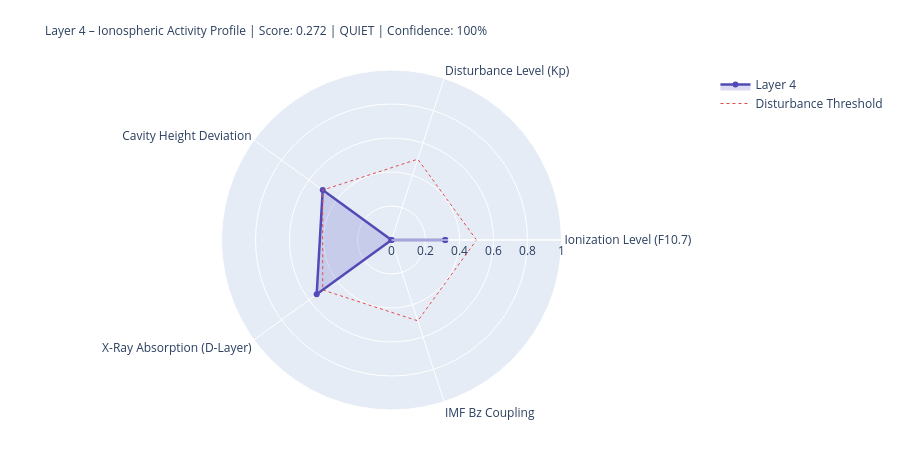

The code cell stored with this chart in its notebook:
### Markdown cell above
---
## 4. State Assessment & Handoff to Layer 5

### Code cell
# ============================================================
# LAYER-4-SCORE
# ============================================================

COMPONENTS = {
    'Ionization Level (F10.7)':    {'score': ioniz,       'source': 'primary' if f107_now else 'from_layer0', 'dynamic': True},
    'Disturbance Level (Kp)':          {'score': disturb,     'source': 'primary' if kp_now   else 'from_layer0', 'dynamic': True},
    'Cavity Height Deviation':    {'score': h_dev,       'source': 'derived',                                'dynamic': True},
    'X-Ray Absorption (D-Layer)':{'score': xray_ioniz,  'source': 'primary' if xray_now else 'missing',     'dynamic': True},
    'IMF Bz Coupling':             {'score': bz_coupling, 'source': 'primary' if bz_now   else 'from_layer0', 'dynamic': True},
}

available    = {k: v['score'] for k, v in COMPONENTS.items() if v['score'] is not None}
unavailable  = [k for k, v in COMPONENTS.items() if v['score'] is None]
layer4_score = round(sum(available.values()) / len(available), 4) if available else None
confidence   = round(len(available) / len(COMPONENTS), 2)
level = ('unknown' if layer4_score is None
         else 'quiet'   if layer4_score < 0.3
         else 'moderate' if layer4_score < 0.6
         else 'active')
dominant_l4 = max(available, key=available.get) if available else 'none'

# Resonance delta for Schumann SR-1
sr1_ref = schumann_freq(1, 80.0)
sr1_now = schumann_freq(1, h_eff)
sr1_delta_mhz = (sr1_now - sr1_ref) * 1000

# Propagation conditions
prop_cond = ('disturbed'   if kp_val > 4
             else 'unsettled' if kp_val > 2
             else 'normal')
if xray_class in ['X', 'M']:
    prop_cond = 'Radio-Blackout moeglich'

W = 68
print('=' * W)
print('LAYER 4 – IONOSPHERE – STATE ASSESSMENT')
print('=' * W)
for name, comp in COMPONENTS.items():
    s = comp['score']
    if s is not None:
        bar = '█' * int(s * 20) + '░' * (20 - int(s * 20))
        print(f'  {name:<36} {bar}  {s:.3f}  [{comp["source"]}]')
    else:
        print(f'  {name:<36} {"─" * 20}  n/a   [missing]')
print('-' * W)
print(f'  Score:          {layer4_score:.3f}  ({len(available)}/{len(COMPONENTS)} components)')
print(f'  Confidence:     {confidence:.0%}')
print(f'  Level:          {level.upper()}')
print(f'  Dominant:       {dominant_l4}')
print(f'  Cavity height:  {h_eff:.1f} km  (Ref: 80.0 km)')
print(f'  SR-1:           {sr1_now:.3f} Hz  (Δ {sr1_delta_mhz:+.1f} mHz vs. ref)')
print(f'  Propagation:    {prop_cond}')
print(f'  X-Ray:          {xray_class}-class  ({xray_now:.2e} W/m²)' if xray_now else '  X-Ray:          n/a')
print('=' * W)

# Radar
cats   = list(available.keys())
vals_r = list(available.values())
if len(cats) >= 3:
    fig = go.Figure()
    fig.add_trace(go.Scatterpolar(
        r=vals_r + [vals_r[0]], theta=cats + [cats[0]],
        fill='toself', fillcolor='rgba(83,74,183,0.20)',
        line=dict(color='#534AB7', width=2.5), name='Layer 4'
    ))
    fig.add_trace(go.Scatterpolar(
        r=[0.5] * (len(cats)+1), theta=cats + [cats[0]],
        line=dict(color='#E24B4A', dash='dot', width=1),
        mode='lines', name='Disturbance Threshold'
    ))
    fig.update_layout(
        title=dict(
            text=f'Layer 4 – Ionospheric Activity Profile | Score: {layer4_score:.3f} | {level.upper()} | Confidence: {confidence:.0%}',
            font=dict(size=12)
        ),
        polar=dict(radialaxis=dict(visible=True, range=[0, 1])),
        height=450, showlegend=True,
        margin=dict(l=80, r=80, t=70, b=40)
    )
    fig.show()

### Figure 1 — Plotly figure (JSON) as saved in the notebook; plotly's stock layout.template omitted (floating-point values rounded to 4 significant figures)
{"data": [{"fill": "toself", "fillcolor": "rgba(83,74,183,0.20)", "line": {"color": "#534AB7", "width": 2.5}, "name": "Layer 4", "r": [0.316, 0.0, 0.5, 0.544, 0.0, 0.316], "theta": ["Ionization Level (F10.7)", "Disturbance Level (Kp)", "Cavity Height Deviation", "X-Ray Absorption (D-Layer)", "IMF Bz Coupling", "Ionization Level (F10.7)"], "type": "scatterpolar"}, {"line": {"color": "#E24B4A", "dash": "dot", "width": 1}, "mode": "lines", "name": "Disturbance Threshold", "r": [0.5, 0.5, 0.5, 0.5, 0.5, 0.5], "theta": ["Ionization Level (F10.7)", "Disturbance Level (Kp)", "Cavity Height Deviation", "X-Ray Absorption (D-Layer)", "IMF Bz Coupling", "Ionization Level (F10.7)"], "type": "scatterpolar"}], "layout": {"height": 450, "margin": {"b": 40, "l": 80, "r": 80, "t": 70}, "polar": {"radialaxis": {"range": [0, 1], "visible": true}}, "showlegend": true, "title": {"font": {"size": 12}, "text": "Layer 4 – Ionospheric Activity Profile | Score: 0.272 | QUIET | Confidence: 100%"}}}
